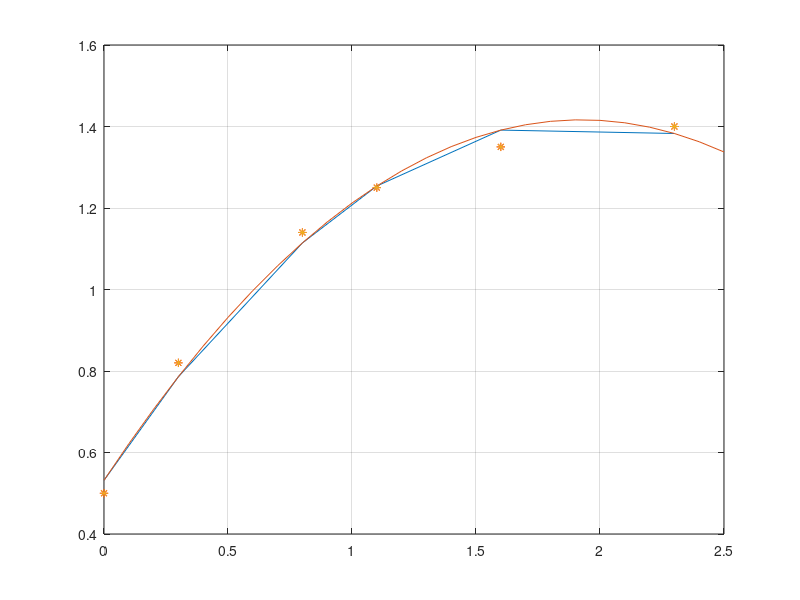

Source code (MATLAB):
x=[0,0.3,0.8,1.1,1.6,2.3]';
y=[0.5,0.82,1.14,1.25,1.35,1.40]';
c=polyfit(x,y,2)
d=polyval(c,x);
plot(x,y,'*r');
grid on
hold on
plot(x,d)

hold on
A=[ones(size(x)) x x.^2];
%solutia acestui sistem este data de urmatoarea comanda
X=A\y
%realizam in continuare si reprezentarea grafica
T=(0:0.1:2.5)';
Y=[ones(size(T)) T T.^2]*X;
plot(T,Y,'-',x,y,'*')
grid on